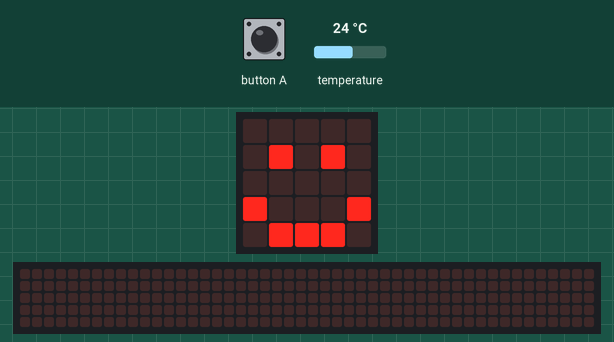
A program run on a simulated BBC micro:bit (MakeCode). On the bench: the board's 5×5 LED display, a strip that is not on the board, showing the scrolling text unrolled. The inputs (shaded band) are chosen by the test bench; at power-on: temperature 24 °C. The 48×5 strip is a reading aid, not a part: it shows the text the display is scrolling, unrolled, one strip-width of it at a time.

Above: at 1.8 s.
1.9 s: button A pressed for 0.15 s
At 5.8 s:
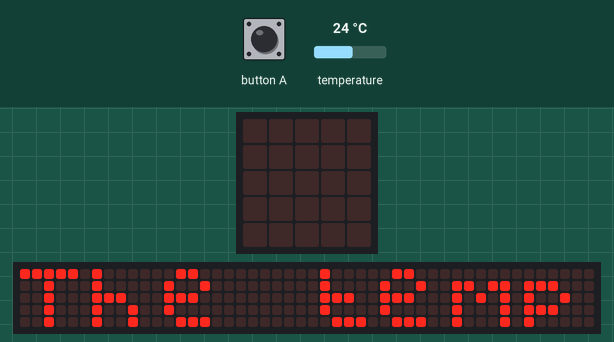
At 24.2 s:
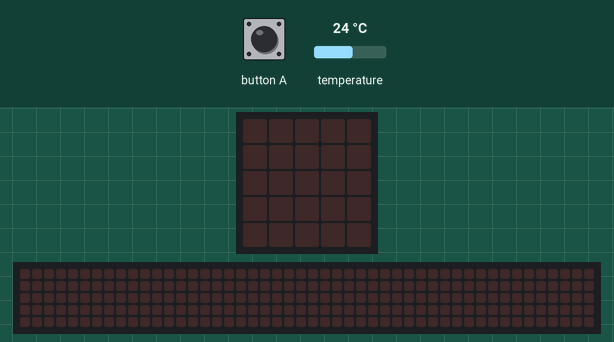

Measured:
- after the input at 1.9 s, the display: first changes after 0.15 s (image 1 shows a later state)
- what the display in image 1 shows lasts 0.8 s, from 5.2 s to 6.0 s

The program:

main.ts
```typescript
// (licence header left out)
// our variable for a temperature
let temperatureKelvin: number = 0

basic.clearScreen()
basic.showIcon(IconNames.Happy)

// Shows real temperature K
input.onButtonPressed(Button.A, function () {
    temperatureKelvin = input.temperature()
    basic.showString('The temperature is:' + (temperatureKelvin + 273).toString() + 'K')
})
```
